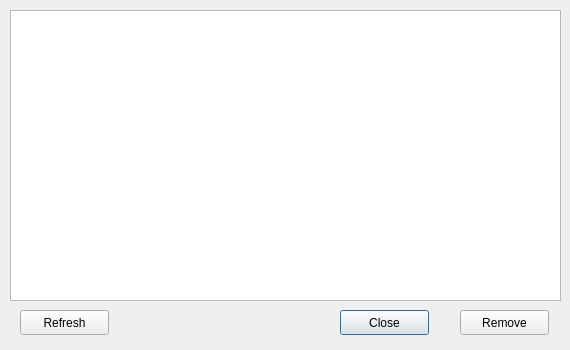
<?xml version="1.0" encoding="UTF-8"?>
<ui version="4.0">
 <class>DialogUsers</class>
 <widget class="QDialog" name="DialogUsers">
  <property name="geometry">
   <rect>
    <x>0</x>
    <y>0</y>
    <width>570</width>
    <height>350</height>
   </rect>
  </property>
  <property name="windowTitle">
   <string>Dialog</string>
  </property>
  <widget class="QPushButton" name="button_close">
   <property name="geometry">
    <rect>
     <x>340</x>
     <y>310</y>
     <width>89</width>
     <height>25</height>
    </rect>
   </property>
   <property name="text">
    <string>Close</string>
   </property>
  </widget>
  <widget class="QPushButton" name="button_remove">
   <property name="geometry">
    <rect>
     <x>460</x>
     <y>310</y>
     <width>89</width>
     <height>25</height>
    </rect>
   </property>
   <property name="text">
    <string>Remove</string>
   </property>
  </widget>
  <widget class="QTableWidget" name="tableView">
   <property name="geometry">
    <rect>
     <x>10</x>
     <y>10</y>
     <width>551</width>
     <height>291</height>
    </rect>
   </property>
  </widget>
  <widget class="QPushButton" name="button_refresh">
   <property name="geometry">
    <rect>
     <x>20</x>
     <y>310</y>
     <width>89</width>
     <height>25</height>
    </rect>
   </property>
   <property name="text">
    <string>Refresh</string>
   </property>
  </widget>
 </widget>
 <resources/>
 <connections/>
</ui>
